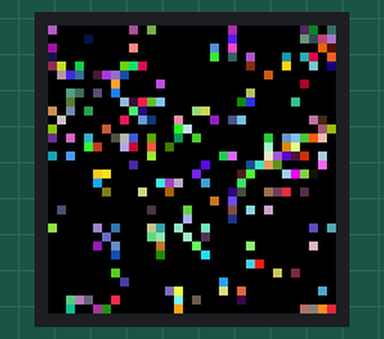
Simulated run of this sketch. Board: ESP8266 (NodeMCU). On the bench: 32×32 colour display. Random numbers use the default seed unless the sketch sets one.

Above: at 0.67 s.
At 5.24 s:
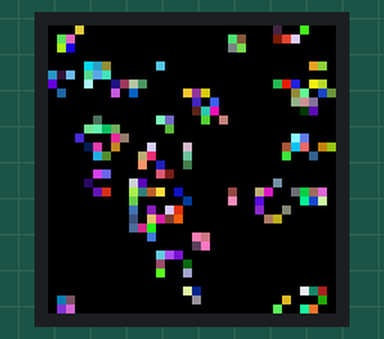
At 10.16 s:
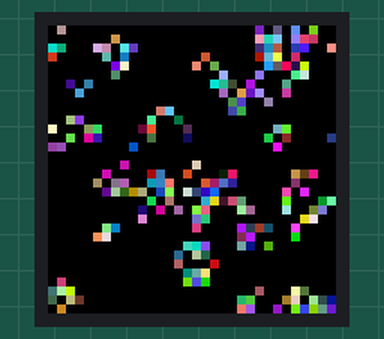
At 20.0 s:
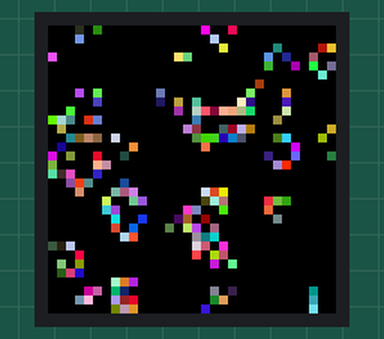
At 29.84 s:
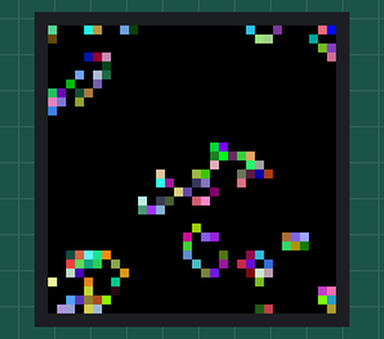
At 39.68 s:
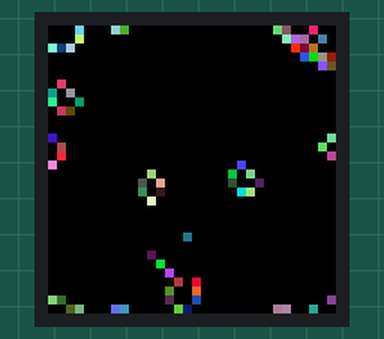

The sketch:

ESP32GOL32x32wWrapping.ino
```cpp
/*******************************************************************
 *                                                                 *
    An ESP32 port of Conway's Game of Life sketch for Arduino by Aerodynamics
    Project here: https://www.hackster.io/aerodynamics/arduino-led-matrix-game-of-life-093f06

    Based on the great work of Brian Lough and Leonid Rusnac (@lrusnac github)
    https://www.youtube.com/channel/UCezJOfu7OtqGzd5xrP3q6WA


    Edited by Emily Velasco (twitter.com/MLE_Online)
    Edge wrapping added by Ted Yapo (twitter/com/tedyapo)
 *******************************************************************/

// ----------------------------
// Standard Libraries - Already Installed if you have ESP8266 set up
// ----------------------------

#include <Ticker.h>

#include <PxMatrix.h>
// The library for controlling the LED Matrix
// Needs to be manually downloaded and installed
// https://github.com/2dom/PxMatrix

Ticker display_ticker;

// Pins for LED MATRIX
#define P_LAT 22
#define P_A 19
#define P_B 23
#define P_C 18
#define P_D 5
#define P_E 15
#define P_OE 2

bool WORLD[32][32]; // Creation of the world
bool WORLD2[32][32]; // Creation of the world
int step_GOL; //used to know the generation
//uint16_t world_frame[16][32];

 PxMATRIX display(32,32,P_LAT, P_OE,P_A,P_B,P_C);
// PxMATRIX display(64,32,P_LAT, P_OE,P_A,P_B,P_C,P_D);
//PxMATRIX display(64, 32, P_LAT, P_OE, P_A, P_B, P_C, P_D, P_E);


// ISR for display refresh
void display_updater() {
  display.display(70);
}
void initializeWorld(){
  display.clearDisplay();
  delay(500);
  randomSeed(analogRead(5));

  for (byte i = 0; i < 32; i++) {
    for (byte j = 0; j < 32; j++) {
      WORLD[i][j] = random(0, 2);
    }
  }
}
void setup() {
  display.begin(8);
  display.clearDisplay();
  initializeWorld();
  display_ticker.attach(0.002, display_updater);
  yield();
}

void drawFrame() {
  display.clearDisplay();
  int imageHeight = 32;
  int imageWidth = 32;
  for (int yy = 0; yy < imageHeight; yy++) {
    for (int xx = 0; xx < imageWidth; xx++) {
      if(WORLD[yy][xx] == 1) {
        display.drawPixel(xx, yy, display.color565(random(0,255), random(0,255), random(0,255)));
      } else {
        display.drawPixel(xx, yy, 0x0000);
      }
    }
  }
  delay(350);
}

// wrap val so that it lies inside [0, size-1],
//   allowing negative values down to -size
inline int8_t wrap(int8_t val, int8_t size)
{
  return (val + size) % size;
}

void loop() {
  if (step_GOL == 240) { // This if reboot the world after 60 generation to avoid static world
    step_GOL = 0;
    initializeWorld();
  }

  //This double "for" is used to update the world to the next generation
  //The buffer state is written on the EEPROM Memory
  for (byte i = 0; i < 32; i++) {
    for (byte j = 0; j < 32; j++) {

      byte num_alive = (WORLD[wrap(i - 1, 32)][wrap(j - 1, 32)] +
                        WORLD[wrap(i - 1, 32)][j] +
                        WORLD[wrap(i - 1, 32)][wrap(j + 1, 32)] +
                        WORLD[i][wrap(j - 1, 32)] +
                        WORLD[i][wrap(j + 1, 32)] +
                        WORLD[wrap(i + 1, 32)][wrap(j - 1, 32)] +
                        WORLD[wrap(i + 1, 32)][j] +
                        WORLD[wrap(i + 1, 32)][wrap(j + 1, 32)]);
      bool state = WORLD[i][j];

      //RULE#1 if you are surrounded by 3 cells --> you live
      if (num_alive == 3) {
        WORLD2[i][j] = 1;
      }
      //RULE#2 if you are surrounded by 2 cells --> you stay in your state
      else if (num_alive == 2) {
        WORLD2[i][j] = state;
      }
      //RULE#3 otherwise you die from overpopulation or subpopulation
      else {
        WORLD2[i][j] = 0;
      }
    }
  }

  //Updating the World
  for (byte i = 0; i < 32; i++) {
    for (byte j = 0; j < 32; j++) {
      WORLD[i][j] = WORLD2[i][j];
    }
  }

  //Displaying the world
  drawFrame();

  //Increasing the generation
  step_GOL++;
//  yield();
}
```
